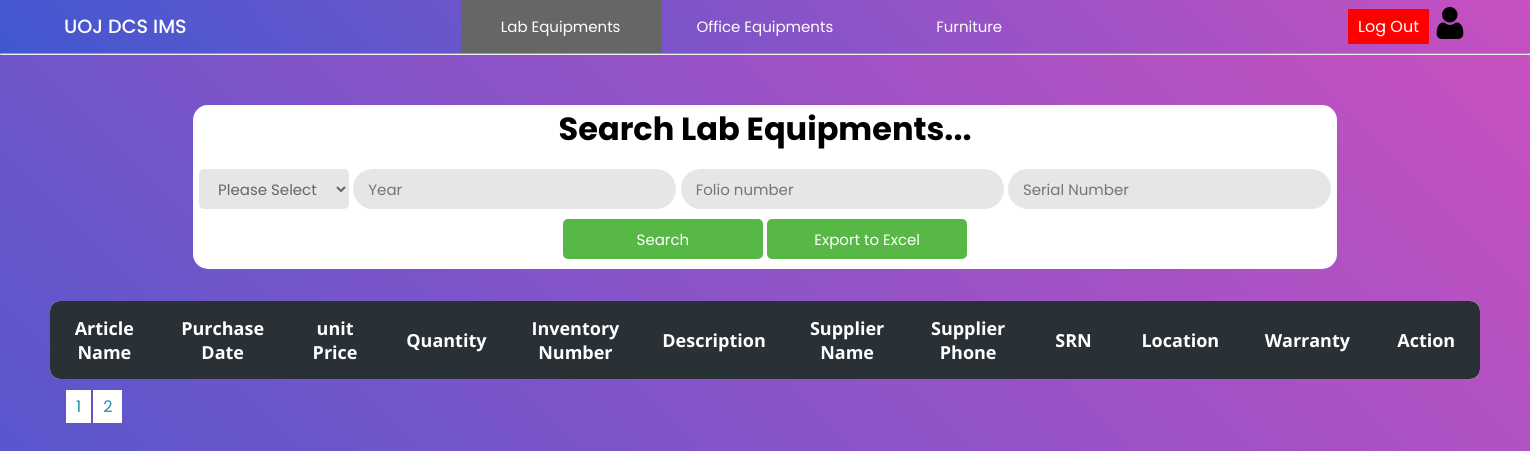
Before: /Project/lab/lab.php?page=3 (signed in) with the older database file.
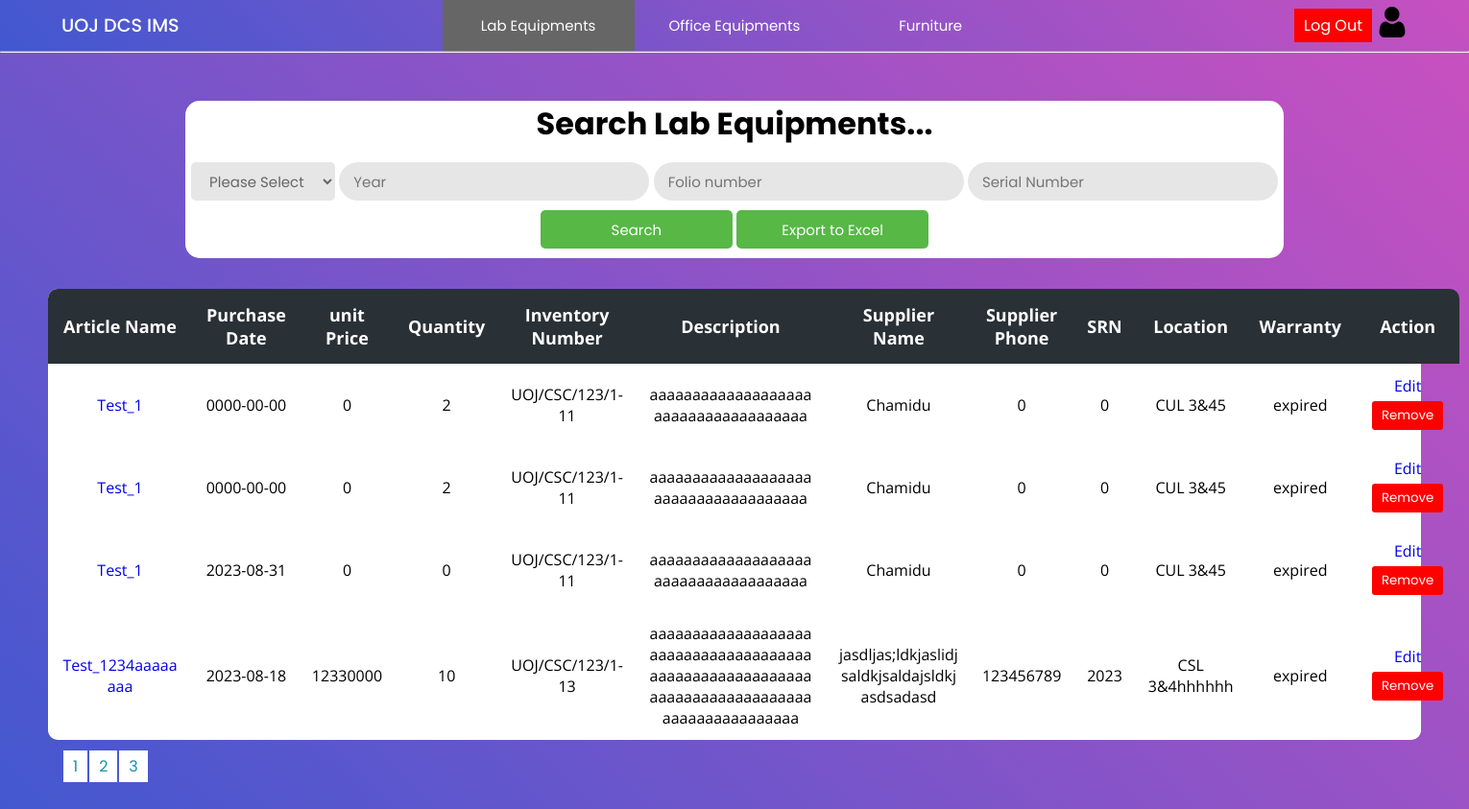
After: the same page with the newer database file.
### tables this page shows
CREATE TABLE `invoice` (
  `invoice_id` int(11) NOT NULL,
  `name` varchar(200) NOT NULL,
  `date` date NOT NULL,
  `price` float NOT NULL,
  `quantity` int(11) NOT NULL,
  `folio_number` varchar(50) NOT NULL,
  `description` varchar(400) NOT NULL,
  `supplier_name` varchar(150) NOT NULL,
  `supplier_tt` int(15) NOT NULL,
  `srn` int(11) NOT NULL,
  `type` varchar(15) NOT NULL,
  `location` varchar(50) NOT NULL,
  `warranty` int(11) NOT NULL
);

### Project/lab/lab.php (the view, shortened to what the changed rows need)
<?php
    include("../config/connection.php");
    $rowsPerPage = 10;
    $page = isset($_GET['page']) ? intval($_GET['page']) : 1;
    $offset = ($page - 1) * $rowsPerPage;
    $queryinvoice = "SELECT * FROM invoice ORDER BY invoice_id DESC LIMIT $offset, $rowsPerPage";
    $totalRows = mysqli_num_rows(mysqli_query($con, "SELECT * FROM invoice"));
    $totalPages = ceil($totalRows / $rowsPerPage);
?>
<!DOCTYPE html>
<html lang="en">
<head>
    <link rel="stylesheet" href="../css/lab.css">
    <link rel="stylesheet" href="../css/main.css">
</head>
<body>
    <?php include "../header/header.php" ;?>
    <div class="main-container">
        <div class="container">
            <h2>Search Lab Equipments...</h2>
        </div>
        <div class="table-con">
            <table>
                <thead>
                    <tr>
                        <th>Article Name</th>
                        <th>Purchase Date</th>
                        <th>unit Price</th>
                        <th>Quantity</th>
                        <th>Inventory Number</th>
                        <th>Description</th>
                        <th>Supplier Name</th>
                        <th>Supplier Phone</th>
                        <th>SRN</th>
                        <th>Location</th>
                        <th>Warranty</th>
                        <th>Action</th>
                    </tr>
                </thead>
                <tbody>
                    <?php
                        $resultinvoice = mysqli_query($con,$queryinvoice);
                        while($rowinvoice = mysqli_fetch_assoc($resultinvoice)){
                        ?>
                            <tr>
                                <td class="name"><a href="labItems.php?searchItems=true&id=<?php echo $rowinvoice['invoice_id'] ?>"><?php echo $rowinvoice['name']?></a></td>
                                <td><?php echo $rowinvoice['date']?></td>
                                <td><?php echo $rowinvoice['price']?></td>
                                <td><?php echo $rowinvoice['quantity']?></td>
                                <td class="folio_number"><?php echo $rowinvoice['folio_number']?></td>
                                <td class="description"><?php echo $rowinvoice['description']?></td>
                                <td class="sname"><?php echo $rowinvoice['supplier_name']?></td>
                                <td><?php echo $rowinvoice['supplier_tt']?></td>
                                <td><?php echo $rowinvoice['srn']?></td>
                                <td><?php echo $rowinvoice['location']?></td>
                                <td>
                                    <?php
                                        $purchaseDate = $rowinvoice['date'];
                                        $warrantyMonths = $rowinvoice['warranty'];
                                        $purchaseDateObj = new DateTime($purchaseDate);
                                        $purchaseDateObj->modify("+$warrantyMonths months");
                                        $currentDate = new DateTime();
                                        if ($purchaseDateObj > $currentDate) {
                                            $interval = $currentDate->diff($purchaseDateObj);
                                            echo
                                            $interval->y . " years<br>"
                                            . $interval->m . " months<br>"
                                            . $interval->d . " days<br>left";
                                        } else {
                                            echo "expired";
                                        }
                                    ?>
                                </td>
                                <td>
                                    <a href="addData.php?id=<?php echo $rowinvoice['invoice_id'] ?>" >Edit</a>
                                    <form method="post" action="actionItem.php">
                                    <button class="logout" type="submit" onclick="return confirm('Are you sure to remove this record ?')">Remove</button>
                                    </form>
                                </td>
                            </tr>
                        <?php
                        }
                    ?>
                </tbody>
            </table>
        </div>
        <div class="pagination" style="margin:15px;">
        <?php
        for ($i = 1; $i <= $totalPages; $i++) {
            echo '<a href="?page=' . $i . '" style="margin:1px;background-color: #fff; color: #1690A7; border: none; padding: 5px 10px; cursor: pointer; width:5px;">' . $i . '</a>';
        }
        ?>
        </div>
    </div>
</body>
</html>

Changed rows visible on the page:
now on this page (row edited): invoice: name "Test_1", date "0000-00-00", price "0", quantity "2", folio_number "UOJ/CSC/123/1-11", description "aaaaaaaaaaaaaaaaaaaaaaaaaaaaaaaaaaaaa", supplier_name "Chamidu", supplier_tt "0", srn "0", location "CUL 3&45", warranty "expired"
now on this page (row edited): invoice: name "Test_1", date "0000-00-00", price "0", quantity "2", folio_number "UOJ/CSC/123/1-11", description "aaaaaaaaaaaaaaaaaaaaaaaaaaaaaaaaaaaaa", supplier_name "Chamidu", supplier_tt "0", srn "0", location "CUL 3&45", warranty "expired"
now on this page (row edited): invoice: name "Test_1", date "2023-08-31", price "0", quantity "0", folio_number "UOJ/CSC/123/1-11", description "aaaaaaaaaaaaaaaaaaaaaaaaaaaaaaaaaaaaa", supplier_name "Chamidu", supplier_tt "0", srn "0", location "CUL 3&45", warranty "expired"
now on this page (row edited): invoice: name "Test_1234aaaaaaaa", date "2023-08-18", price "12330000", quantity "10", folio_number "UOJ/CSC/123/1-13", description "aaaaaaaaaaaaaaaaaaaaaaaaaaaaaaaaaaaaaaaaaaaaaaaaaaaaaaaaaaaaaaaaaaaaaaaaaaaaaaaaaaaaaaaaaaaa", supplier_name "jasdljas;ldkjaslidjsaldkjsaldajsldkjasdsadasd", supplier_tt "123456789", srn "2023", location "CSL 3&4hhhhhh", warranty "expired"
Other visible differences:
new list line: "3"
